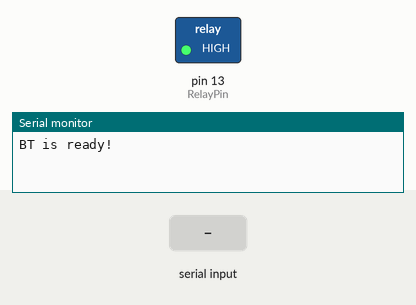
This sketch was run on a simulated Arduino Mega 2560, built with avr-gcc and run on an emulated ATmega2560. On the bench: switched loads named in the sketch (green lamp = pin HIGH), the last lines printed to the serial monitor. Inputs (shaded band) come from the test bench.

Above: at 1.2 s.
1.3 s: "0" received over the second serial link
At 2.5 s:
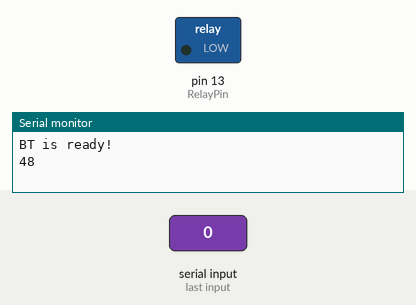
2.8 s: "1" received over the second serial link
At 3.7 s:
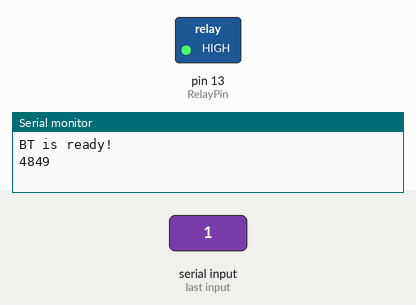
Timing chart, 0 to 5.8 s (numbered marks = the images above; inputs shaded):
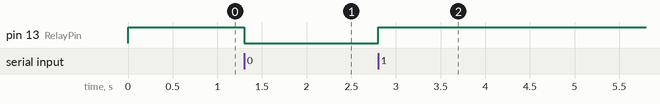

The sketch:

BT03_Relay01.ino
```cpp
#define RelayPin 13
#define turnon HIGH
#define turnoff LOW

// 定義連接藍牙模組的序列埠

char getdata ;  // 儲存接收資料的變數


void setup() {
  pinMode(RelayPin , OUTPUT) ;    // set Button pin as input data
   digitalWrite(RelayPin, turnon) ;

  Serial.begin(9600);   // 與電腦序列埠連線
  Serial.println("BT is ready!");

  // 設定藍牙模組的連線速率
  // 如果是HC-05，請改成38400
  Serial1.begin(9600);   // 與電腦序列埠連線
}

void loop() {

    getdata = '@';
  // 若收到藍牙模組的資料，則送到「序列埠監控視窗」
  if (Serial1.available()) {
    getdata = Serial1.read();
    Serial.print(getdata, DEC);
  }

    if (getdata == '0')
        {
          digitalWrite(RelayPin, turnoff) ;
        }

    if (getdata == '1')
        {
          digitalWrite(RelayPin, turnon) ;
        }
}
```

Measured:
- after the input at 1.3 s, pin 13 (RelayPin): HIGH → LOW at once
- after the input at 2.8 s, pin 13 (RelayPin): LOW → HIGH at once
